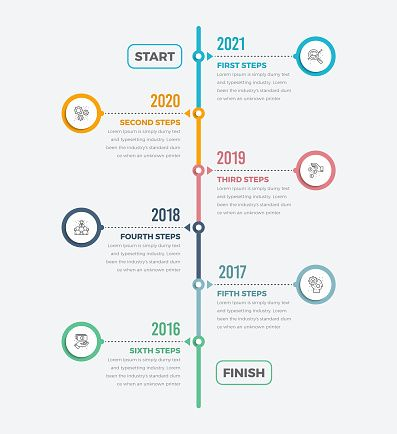
#> input picture Pahse 1/download.jpg, 397 x 434 px
$ python median_b.py
#> lines starting #> are read from the running program, lines starting #| are printed output that depends on the picture
import cv2

image = cv2.imread("../Pahse 1/download.jpg")
#> image is the input picture: shape (434, 397, 3); mean B, G, R 239.3, 238.5, 236.1

blurred = cv2.medianBlur(image, 11)
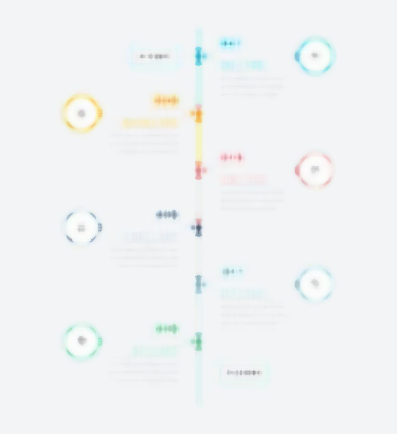
#> blurred: shape (434, 397, 3); mean B, G, R 244.2, 243.1, 241.2

cv2.imshow("original", image)
cv2.imshow("Clean Image", blurred)
cv2.waitKey(0)
cv2.destroyAllWindows()
